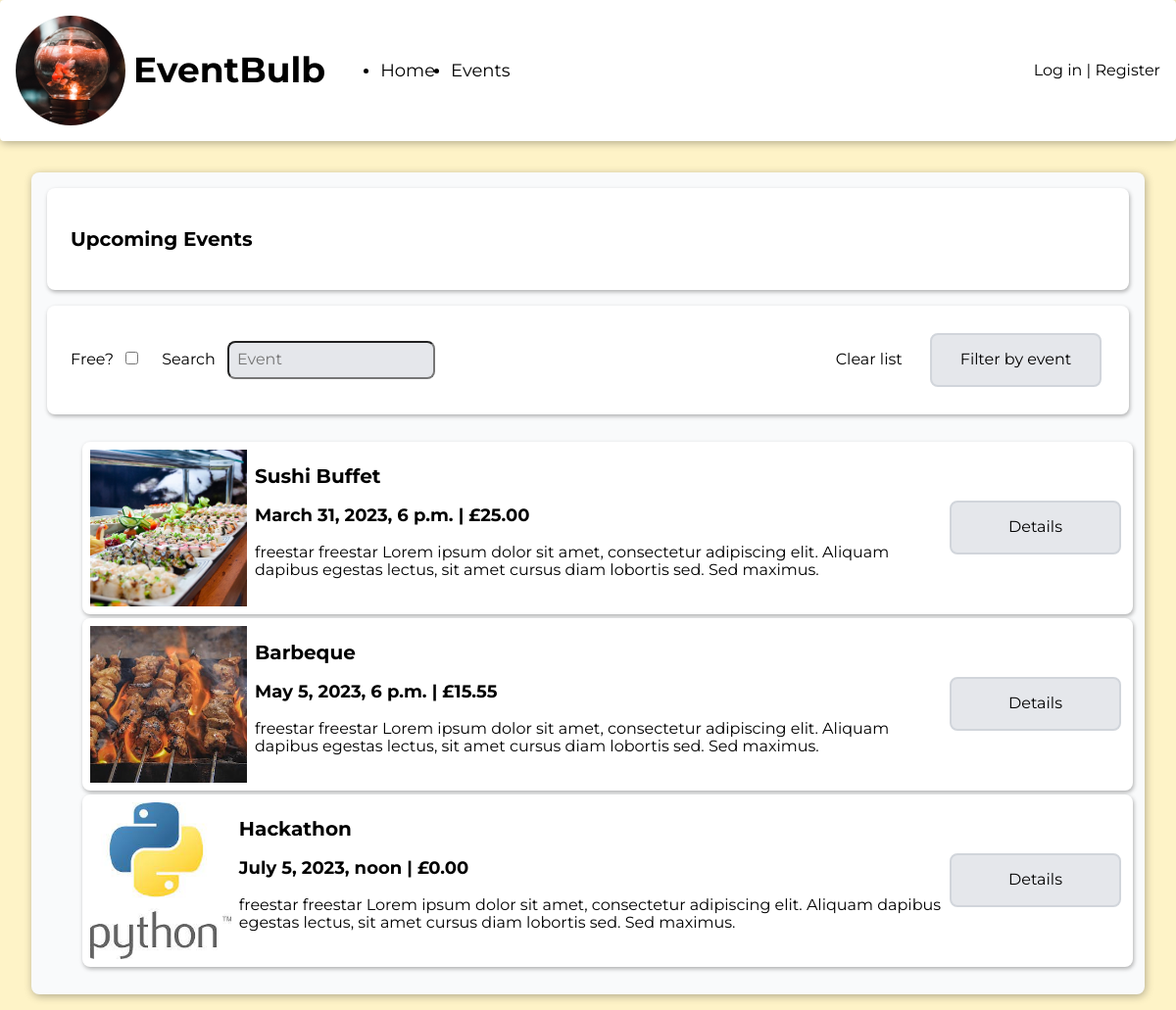
Screenshot of /events/ with the database file from the repository.
### events/models.py (models this page shows, shortened)
class Event(models.Model):
    title = models.CharField(max_length=255)
    description = models.CharField(max_length=255)
    datetime = models.DateTimeField(auto_now=False, auto_now_add=False)
    cost = models.DecimalField(max_digits=6, decimal_places=2)
    cover = models.ImageField(upload_to='images/')

### events/views.py (the view)
# urls.py: path('', views.list, name="events_list"),
def list(request):
    check_if_user_profile(request)
    today = datetime.today()
    filter_map = {
        "title": "title__icontains",
        "is_free" : "cost__exact"
    }
    filters = {}
    for key, value in request.GET.items():
        filter_key = filter_map[key]
        filters[filter_key] = value
    events = Event.objects.filter(datetime__gte=today).filter(**filters).order_by('datetime')
    return render(request, 'events/list.html', {'events': events})

### events/views.py (called while the page is built)
def check_if_user_profile(request):
    if request.user.is_authenticated:
        [profile, created] = UserProfile.objects.get_or_create(user=request.user)
        return profile

### templates/events/list.html
{% extends 'base.html' %}
{% load static %}
{% block content %}
  <main>
    <section id="event-list" class="card-background">
      <section class="card">
        <h2>Upcoming Events</h2>
      </section>
      <section class = "card">
        <form action="{% url 'events_list' %}" method = "get" class ="filter-controls-form">
          <div class = "filter-controls">
            <div class = "input-group">
            <label for = "free">Free?</label>
            <input type ="checkbox" id = "free" value = "0"/>
            </div>
            <div class = "input-group">
              <label for = "event_search">Search</label>
              <input type ="text" id = "event_search" name ="title" placeholder = "Event"/>
            </div>
            </div>
            <div>
            <a href ="{% url 'events_list' %}" class = "button">Clear list</a>
            <button type = "submit" class = "button gray">Filter by event</button>
            </div>
        </form>
      </section>
        {% include 'partials/_events_list.html' with events=events %}
    </section>
  </main>
{% endblock %}

### templates/partials/_events_list.html (shortened to what this page needs)
{% load event_filters %}
{% load static %}
<ul class="events-list">
  {% for event in events %}
    <li class="card event">
      <img class="event-image" src="{{ event.cover.url }}" alt="{{ event.title }}">
      <div class="event-info">
        <h2>{{ event.title }}</h2>
        <h3>{{ event.datetime }} | £{{ event.cost }}</h3>
        <p>{{ event.description }}</p>
      </div>
      <div class="event-controls">
         <a href="{% url 'events_details' event.id %}" class = "button gray">Details</a>
      </div>
    </li>
   {% endfor %}
</ul>

### static/css/style.css (style rules this page uses)
:root { --shadow: 1px 2px 8px rgba(0,0,0,0.3); --shadow-small: 1px 2px 4px rgba(0,0,0,0.3); --yellow : #FEF3C7; --yellow-accent: #FDE68A; --gray: #E5E7EB; --gray-accent: #D1D5DB; --gray-light: #F9FAFB; --red: #FECACA; --red-accent: #FCA5A5; }
body { background-color: var(--yellow); display: flex; flex-direction: column; height: 100vh; font-family: 'Montserrat', Helvetica, Arial, sans-serif; }
a { color: inherit; text-decoration: inherit; }
h2 { font-size: 1.25rem; }
h3 { font-size: 1.125rem; }
main { margin: 1rem; padding: 1rem; display: grid; gap: 1rem; flex-grow: 1; flex-shrink: 1; }
.card-background { background-color: var(--gray-light); padding: 0.5rem; box-shadow: var(--shadow); border-radius: 0.5rem; display: flex; flex-direction: column; }
.card { margin: 0.5rem; padding: 1.5rem; background-color: white; border-radius: 0.5rem; box-shadow: var(--shadow-small) }
.filter-controls-form { display: flex; justify-content: space-between; }
.filter-controls { display: flex; align-items: center; margin-right: 1.5rem; }
.filter-controls > .input-group { margin-right: 1.5rem; }
.filter-controls > .input-group > label { margin-right: 0.5rem; }
input[type="text"], input[type="password"], textarea { padding: 0.5rem; background-color: var(--gray); border-radius: 0.5rem; }
.button { padding: 1rem; border-radius: 0.5rem; min-width: 175px; margin: 0.25rem; box-sizing: border-box; transition: background-color 150ms; text-align: center; cursor: pointer; }
.button.gray { background-color: var(--gray); border: 2px solid var(--gray-accent); }
.card.event { margin: 0.25rem; padding: 0.5rem; background-color: white; border-radius: 0.5rem; box-shadow: var(--shadow-small); display: flex; align-items: start; }
.event-image { background-color: var(--gray); object-fit: cover; width: 10rem; height: 10rem; margin-right: 0.5rem; }
.event > .event-info { flex-grow: 1; }
.event > .event-controls { flex-shrink: 1; align-self: center; justify-self: center; display: flex; flex-direction: column; }

### rows the page displays
Event: cover (picture), title "Sushi Buffet", datetime "March 31, 2023, 6 p.m.", cost "25.00", description "freestar freestar Lorem ipsum dolor sit amet, consectetur adipiscing elit. Aliquam dapibus egestas lectus, sit amet cursus diam lobortis sed. Sed maximus."
Event: cover (picture), title "Barbeque", datetime "May 5, 2023, 6 p.m.", cost "15.55", description "freestar freestar Lorem ipsum dolor sit amet, consectetur adipiscing elit. Aliquam dapibus egestas lectus, sit amet cursus diam lobortis sed. Sed maximus."
Event: cover (picture), title "Hackathon", datetime "July 5, 2023, noon", cost "0.00", description "freestar freestar Lorem ipsum dolor sit amet, consectetur adipiscing elit. Aliquam dapibus egestas lectus, sit amet cursus diam lobortis sed. Sed maximus."
